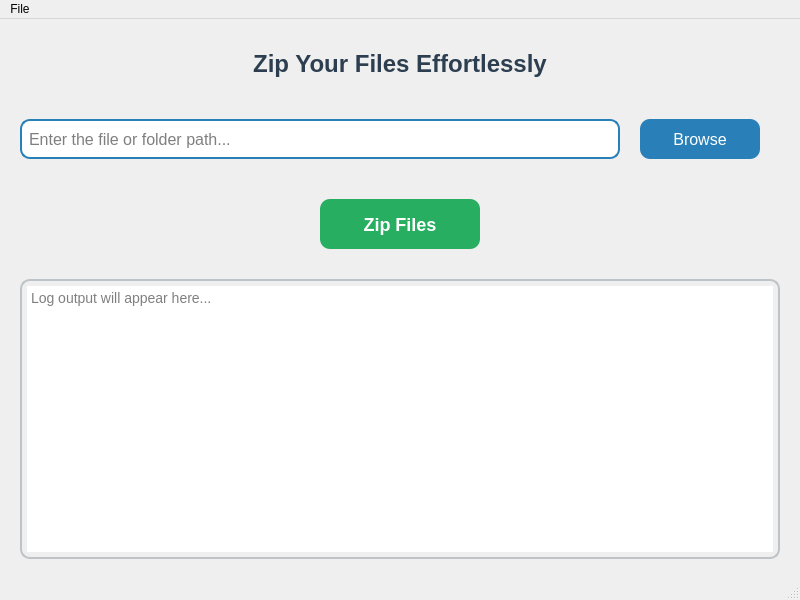
<?xml version="1.0" encoding="UTF-8"?>
<ui version="4.0">
 <class>MainWindow</class>
 <widget class="QMainWindow" name="MainWindow">
  <property name="geometry">
   <rect>
    <x>0</x>
    <y>0</y>
    <width>800</width>
    <height>600</height>
   </rect>
  </property>
  <property name="windowTitle">
   <string>File Zipping Tool</string>
  </property>
  <widget class="QWidget" name="centralwidget">
   <widget class="QLabel" name="titleLabel">
    <property name="geometry">
     <rect>
      <x>20</x>
      <y>20</y>
      <width>760</width>
      <height>50</height>
     </rect>
    </property>
    <property name="styleSheet">
     <string>
      QLabel {
          font-size: 24px;
          font-weight: bold;
          color: #2c3e50;
      }
     </string>
    </property>
    <property name="text">
     <string>Zip Your Files Effortlessly</string>
    </property>
    <property name="alignment">
     <set>Qt::AlignmentFlag::AlignCenter</set>
    </property>
   </widget>
   <widget class="QLineEdit" name="filepath">
    <property name="geometry">
     <rect>
      <x>20</x>
      <y>100</y>
      <width>600</width>
      <height>40</height>
     </rect>
    </property>
    <property name="styleSheet">
     <string>
      QLineEdit {
          border: 2px solid #2980b9;
          border-radius: 10px;
          padding: 5px;
          font-size: 16px;
      }
     </string>
    </property>
    <property name="placeholderText">
     <string>Enter the file or folder path...</string>
    </property>
   </widget>
   <widget class="QPushButton" name="browseButton">
    <property name="geometry">
     <rect>
      <x>640</x>
      <y>100</y>
      <width>120</width>
      <height>40</height>
     </rect>
    </property>
    <property name="styleSheet">
     <string>
      QPushButton {
          background-color: #2980b9;
          color: white;
          font-size: 16px;
          border-radius: 10px;
      }
      QPushButton:hover {
          background-color: #3498db;
      }
     </string>
    </property>
    <property name="text">
     <string>Browse</string>
    </property>
   </widget>
   <widget class="QPushButton" name="zipButton">
    <property name="geometry">
     <rect>
      <x>320</x>
      <y>180</y>
      <width>160</width>
      <height>50</height>
     </rect>
    </property>
    <property name="styleSheet">
     <string>
      QPushButton {
          background-color: #27ae60;
          color: white;
          font-size: 18px;
          border-radius: 10px;
          font-weight: bold;
      }
      QPushButton:hover {
          background-color: #2ecc71;
      }
     </string>
    </property>
    <property name="text">
     <string>Zip Files</string>
    </property>
   </widget>
   <widget class="QTextEdit" name="Text_insertion">
    <property name="geometry">
     <rect>
      <x>20</x>
      <y>260</y>
      <width>760</width>
      <height>280</height>
     </rect>
    </property>
    <property name="styleSheet">
     <string>
      QTextEdit {
          border: 2px solid #bdc3c7;
          border-radius: 10px;
          font-size: 14px;
          padding: 5px;
      }
     </string>
    </property>
    <property name="placeholderText">
     <string>Log output will appear here...</string>
    </property>
   </widget>
  </widget>
  <widget class="QMenuBar" name="menubar">
   <property name="geometry">
    <rect>
     <x>0</x>
     <y>0</y>
     <width>800</width>
     <height>26</height>
    </rect>
   </property>
   <widget class="QMenu" name="menuFile">
    <property name="title">
     <string>File</string>
    </property>
    <addaction name="actionExit"/>
   </widget>
   <addaction name="menuFile"/>
  </widget>
  <widget class="QStatusBar" name="statusbar"/>
  <action name="actionExit">
   <property name="text">
    <string>Exit</string>
   </property>
  </action>
 </widget>
 <resources/>
 <connections/>
</ui>
